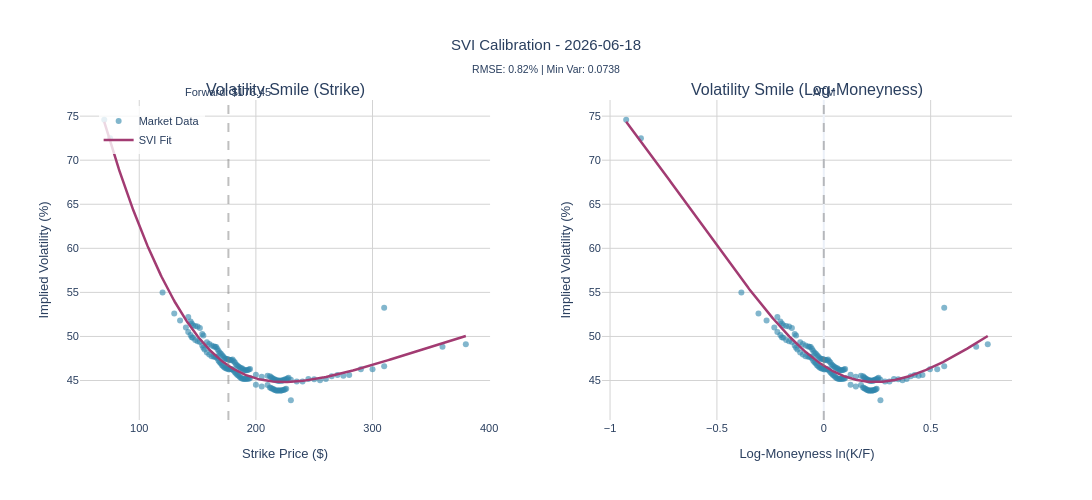

Notebook source saved alongside this figure:
### Markdown cell above
## Calibration Results: Impact of Outlier Filtering

### Data Filtering

| Metric | Value |
|--------|-------|
| Original sample size | n = 224 |
| Filtered sample size | n = 199 |
| Outliers removed | 25 (11.2%) |
| Filter criterion | IV > 200% |

### Goodness-of-Fit Comparison

| Metric | Unfiltered | Filtered | Δ |
|--------|-----------|----------|---|
| RMSE (IV) | 35.28% | 9.74% | -72.4% |
| RMSE (Variance) | 0.6142 | 0.1015 | -83.5% |
| Maximum error | 158.23% | 36.80% | -76.7% |

### Calibrated Parameters (Filtered Data)

| Parameter | Value | Interpretation |
|-----------|-------|----------------|
| a | 0.0569 | Base variance level |
| b | 0.2134 | Wing slope |
| ρ | -0.9880 | Skew (negative for equity) |
| m | -0.6399 | ATM shift |
| σ | 0.3850 | Curvature |

**No-arbitrage condition:** $w_{\min} = 0.0696 > 0$ (satisfied)

### Conclusion

Filtering illiquid options (IV > 200%) reduces RMSE by 72%, demonstrating the importance of data quality in parametric volatility surface calibration. The resulting fit is arbitrage-free and suitable for pricing applications.

### Code cell
import plotly.graph_objects as go
from plotly.subplots import make_subplots

# Generate smooth SVI curve
k_market = np.log(strikes / forward)
k_smooth = np.linspace(k_market.min(), k_market.max(), 300)
w_smooth = svi_variance(k_smooth, params)
iv_smooth = np.sqrt(w_smooth / T) * 100
strikes_smooth = forward * np.exp(k_smooth)

# Create subplots
fig = make_subplots(
    rows=1, cols=2,
    subplot_titles=('Volatility Smile (Strike)', 'Volatility Smile (Log-Moneyness)'),
    horizontal_spacing=0.12
)

# Plot 1: Strike vs IV
fig.add_trace(
    go.Scatter(
        x=strikes, y=ivs,
        mode='markers',
        name='Market Data',
        marker=dict(size=6, color='#2E86AB', opacity=0.6),
        hovertemplate='Strike: $%{x:.0f}<br>IV: %{y:.2f}%<extra></extra>'
    ),
    row=1, col=1
)

fig.add_trace(
    go.Scatter(
        x=strikes_smooth, y=iv_smooth,
        mode='lines',
        name='SVI Fit',
        line=dict(color='#A23B72', width=2.5),
        hovertemplate='Strike: $%{x:.0f}<br>IV: %{y:.2f}%<extra></extra>'
    ),
    row=1, col=1
)

fig.add_vline(
    x=forward, line_dash="dash", line_color="gray", opacity=0.5,
    annotation_text=f"Forward: ${forward:.2f}",
    annotation_position="top",
    row=1, col=1
)

# Plot 2: Log-moneyness vs IV
fig.add_trace(
    go.Scatter(
        x=k_market, y=ivs,
        mode='markers',
        name='Market Data',
        marker=dict(size=6, color='#2E86AB', opacity=0.6),
        showlegend=False,
        hovertemplate='ln(K/F): %{x:.3f}<br>IV: %{y:.2f}%<extra></extra>'
    ),
    row=1, col=2
)

fig.add_trace(
    go.Scatter(
        x=k_smooth, y=iv_smooth,
        mode='lines',
        name='SVI Fit',
        line=dict(color='#A23B72', width=2.5),
        showlegend=False,
        hovertemplate='ln(K/F): %{x:.3f}<br>IV: %{y:.2f}%<extra></extra>'
    ),
    row=1, col=2
)

fig.add_vline(
    x=0, line_dash="dash", line_color="gray", opacity=0.5,
    annotation_text="ATM",
    annotation_position="top",
    row=1, col=2
)

# Update layout
fig.update_xaxes(title_text="Strike Price ($)", row=1, col=1, gridcolor='lightgray')
fig.update_xaxes(title_text="Log-Moneyness ln(K/F)", row=1, col=2, gridcolor='lightgray')
fig.update_yaxes(title_text="Implied Volatility (%)", row=1, col=1, gridcolor='lightgray')
fig.update_yaxes(title_text="Implied Volatility (%)", row=1, col=2, gridcolor='lightgray')

fig.update_layout(
    title=dict(
        text=f'SVI Calibration - {expiry_date.date()}<br><sub>RMSE: {rmse_iv:.2f}% | Min Var: {min_var:.4f}</sub>',
        x=0.5,
        xanchor='center'
    ),
    template='plotly_white',
    height=500,
    width=1200,
    font=dict(family="Arial, sans-serif", size=11),
    hovermode='closest',
    legend=dict(x=0.02, y=0.98, bgcolor='rgba(255,255,255,0.8)')
)

fig.show()

### Figure 1 — Plotly figure (JSON) as saved in the notebook; plotly's stock layout.template omitted (floating-point values rounded to 4 significant figures; data arrays with more than 128 entries replaced by an {"elided": "..."} marker saying what was removed)
{"data": [{"hovertemplate": "Strike: $%{x:.0f}<br>IV: %{y:.2f}%<extra></extra>", "marker": {"color": "#2E86AB", "opacity": 0.6, "size": 6}, "mode": "markers", "name": "Market Data", "type": "scatter", "x": {"elided": "151 float values"}, "xaxis": "x", "y": {"elided": "151 float values"}, "yaxis": "y"}, {"hovertemplate": "Strike: $%{x:.0f}<br>IV: %{y:.2f}%<extra></extra>", "line": {"color": "#A23B72", "width": 2.5}, "mode": "lines", "name": "SVI Fit", "type": "scatter", "x": {"elided": "300 float values"}, "xaxis": "x", "y": {"elided": "300 float values"}, "yaxis": "y"}, {"hovertemplate": "ln(K/F): %{x:.3f}<br>IV: %{y:.2f}%<extra></extra>", "marker": {"color": "#2E86AB", "opacity": 0.6, "size": 6}, "mode": "markers", "name": "Market Data", "showlegend": false, "type": "scatter", "x": {"elided": "151 float values"}, "xaxis": "x2", "y": {"elided": "151 float values"}, "yaxis": "y2"}, {"hovertemplate": "ln(K/F): %{x:.3f}<br>IV: %{y:.2f}%<extra></extra>", "line": {"color": "#A23B72", "width": 2.5}, "mode": "lines", "name": "SVI Fit", "showlegend": false, "type": "scatter", "x": {"elided": "300 float values"}, "xaxis": "x2", "y": {"elided": "300 float values"}, "yaxis": "y2"}], "layout": {"annotations": [{"font": {"size": 16}, "showarrow": false, "text": "Volatility Smile (Strike)", "x": 0.22, "xanchor": "center", "xref": "paper", "y": 1, "yanchor": "bottom", "yref": "paper"}, {"font": {"size": 16}, "showarrow": false, "text": "Volatility Smile (Log-Moneyness)", "x": 0.78, "xanchor": "center", "xref": "paper", "y": 1, "yanchor": "bottom", "yref": "paper"}, {"showarrow": false, "text": "Forward: $176.45", "x": 176.4, "xanchor": "center", "xref": "x", "y": 1, "yanchor": "bottom", "yref": "y domain"}, {"showarrow": false, "text": "ATM", "x": 0, "xanchor": "center", "xref": "x2", "y": 1, "yanchor": "bottom", "yref": "y2 domain"}], "font": {"family": "Arial, sans-serif", "size": 11}, "height": 500, "hovermode": "closest", "legend": {"bgcolor": "rgba(255,255,255,0.8)", "x": 0.02, "y": 0.98}, "shapes": [{"line": {"color": "gray", "dash": "dash"}, "opacity": 0.5, "type": "line", "x0": 176.4, "x1": 176.4, "xref": "x", "y0": 0, "y1": 1, "yref": "y domain"}, {"line": {"color": "gray", "dash": "dash"}, "opacity": 0.5, "type": "line", "x0": 0, "x1": 0, "xref": "x2", "y0": 0, "y1": 1, "yref": "y2 domain"}], "title": {"text": "SVI Calibration - 2026-06-18<br><sub>RMSE: 0.82% | Min Var: 0.0738</sub>", "x": 0.5, "xanchor": "center"}, "width": 1200, "xaxis": {"anchor": "y", "domain": [0, 0.44], "gridcolor": "lightgray", "title": {"text": "Strike Price ($)"}}, "xaxis2": {"anchor": "y2", "domain": [0.56, 1], "gridcolor": "lightgray", "title": {"text": "Log-Moneyness ln(K/F)"}}, "yaxis": {"anchor": "x", "domain": [0, 1], "gridcolor": "lightgray", "title": {"text": "Implied Volatility (%)"}}, "yaxis2": {"anchor": "x2", "domain": [0, 1], "gridcolor": "lightgray", "title": {"text": "Implied Volatility (%)"}}}}
